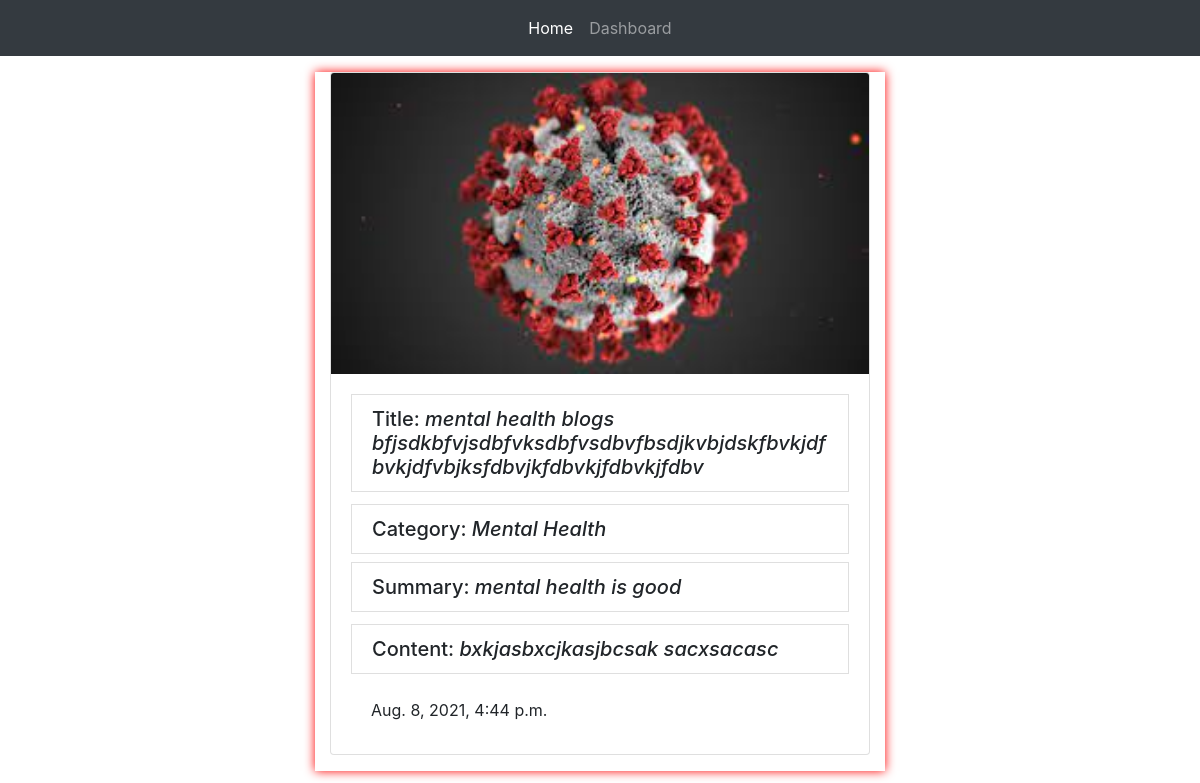
Page /7/ (signed in) on the committed database.
### account/models.py (models this page shows, shortened)
class Blog(models.Model):
    status = (
        ("Draft","Draft"),
        ("Published","Published")
    )
    title = models.CharField(max_length=250,unique=True)
    image = models.ImageField(upload_to='blogimage/%Y/%m/%d/')
    category = models.CharField(max_length=250)
    summary = models.CharField(max_length=250)
    content = models.TextField(null=True)
    doctor_id = models.ForeignKey(User,on_delete=models.CASCADE,null=True)
    draft = models.CharField(choices=status,null=True,max_length=50)
    created_on = models.DateTimeField(auto_now_add=True,null=True)
    updated_on = models.DateTimeField(auto_now=True,null=True)

### account/views.py (the view)
# urls.py: path('<int:id>/',views.read_full_article,name="read_full_article"),
@login_required
def read_full_article(request,id):
    full_data = Blog.objects.get(id=id)
    data={
        "full_data":full_data,
    }
    return render(request,"read_full_article.html",data)

### template/read_full_article.html
{% extends 'base.html' %}
{% block content %}
<div class="container">
    <div class="row">
        <div class="col-md-6 mx-auto my-3" style="box-shadow: 0px 0px 10px red;">
            <div class="card mb-3">
                <img class="card-img-top" src="{{full_data.image.url}}" alt="Card image cap">
                <div class="card-body">
                    <ul class="list-group list-group-flush">
                        <h5 class="card-title"><li class="list-group-item">Title: <i>{{full_data.title}}</i></li></h5>
                        <h5 class="card-text"><li class="list-group-item">Category: <i>{{full_data.category}}</i></li></h5>
                        <h5 class="card-title"><li class="list-group-item">Summary: <i>{{full_data.summary}}</i></li></h5>
                        <h5 class="card-title"><li class="list-group-item">Content: <i>{{full_data.content}}</i></li></h5>
                        <li class="list-group-item">{{full_data.created_on}}</li>
                      </ul>
                </div>
            </div>
        </div>
    </div>
</div>
{% endblock %}

### rows in the picture
Blog: image (picture), title "mental health blogs bfjsdkbfvjsdbfvksdbfvsdbvfbsdjkvbjdskfbvkjdfbvkjdfvbjksfdbvjkfdbvkjfdbvkjfdbv", category "Mental Health", summary "mental health is good", content "bxkjasbxcjkasjbcsak sacxsacasc", created_on "Aug. 8, 2021, 4:44 p.m."
